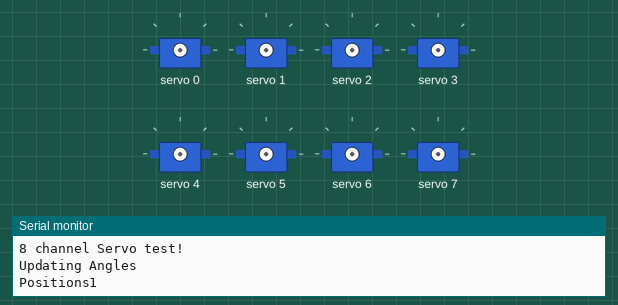
The sketch below on a simulated Arduino Uno, built with avr-gcc and run on an emulated ATmega328P. On the bench: 8 × servo, the last lines printed to the serial monitor.

Above: at 0.05 s.
At 0.35 s:
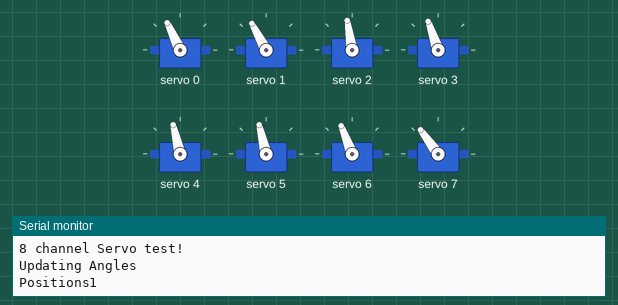
At 0.7 s:
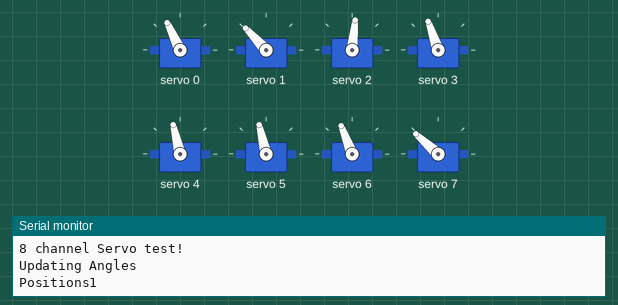
At 1.4 s:
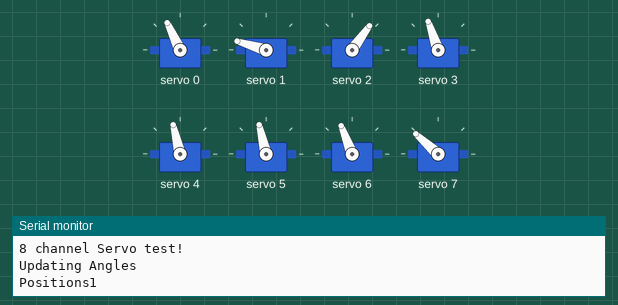
At 2.05 s:
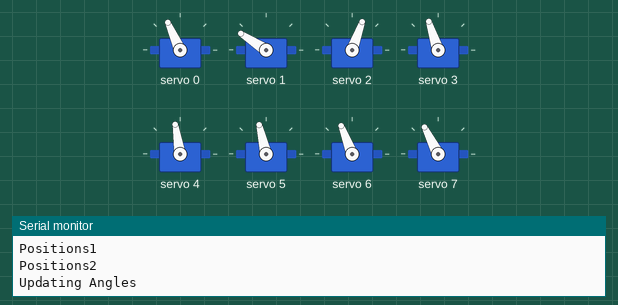
At 2.75 s:
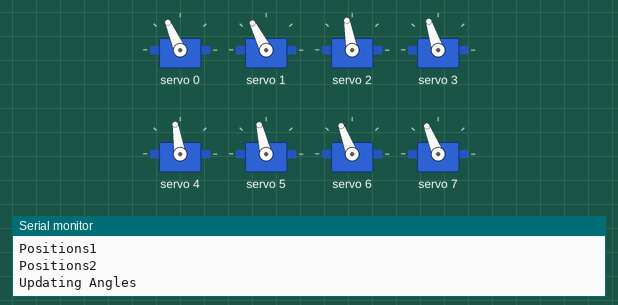
Timing chart, 0 to 7.1 s (numbered marks = the images above):
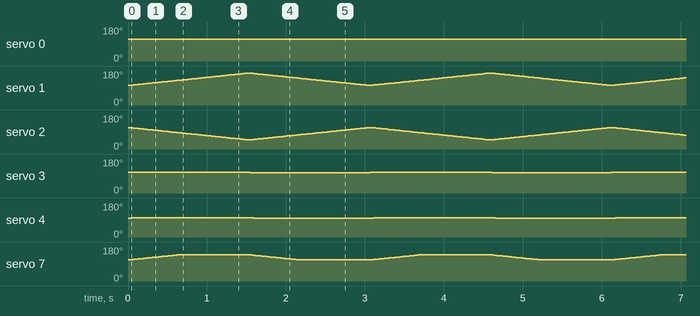

Measured:
- by itself, servo 0: alternates 115° for 1.5 s and 114° for 1.5 s
- by itself, servo 3: alternates 109° for 1.5 s and 108° for 1.5 s
- by itself, servo 4: repeats every 3.1 s: 102° 0.02 s, 103° 1.5 s, 102° 0.02 s, 101° 0.02 s, 100° 0.02 s, 99° 1.5 s, 100° 0.03 s, 101° 0.02 s

The sketch:

Biped_Robot_KimsSimulation.ino
```cpp
#include <Wire.h>
#include <Adafruit_PWMServoDriver.h>


Adafruit_PWMServoDriver pwm = Adafruit_PWMServoDriver();

#define SERVOMIN  110
#define SERVOMAX  550
#define SERVO_FREQ 50


int currentPositions[] = {352,330,352,340,320,330,345,347,330,330,330,330,330,330,330,330};
int movementSpeed = 5;

void setup() {
  Serial.begin(9600);
  Serial.println("8 channel Servo test!");
  pwm.begin();
  pwm.setPWMFreq(SERVO_FREQ);  // Analog servos run at ~50 Hz updates
  delay(5);
}

// You can use this function if you'd like to set the pulse length in seconds
// e.g. setServoPulse(0, 0.001) is a ~1 millisecond pulse width. It's not precise!


void loop() {
 int angles1[] = {352,330,352,340,320,330,345,347,330,330,330,330,330,330,330,330};
 int angles2[] = {355,469,202,341,328,330,345,404,330,330,330,330,330,330,330,330};
 Serial.println("Updating Angles");
  updatePositions(movementSpeed,angles1);
  Serial.println("Positions1");
  updatePositions(movementSpeed,angles2);
  Serial.println("Positions2");

}


void updatePositions(int movementSpeed, int newAngles[])
{

  while(compareAngles(currentPositions,newAngles))
  {

    for(int i=0;i<8;i++)
    {
      if(currentPositions[i]>newAngles[i])
      {
        currentPositions[i]--;
      }
      if(currentPositions[i]<newAngles[i])
      {
        currentPositions[i]++;
      }
    }
    updateAngles(currentPositions);
    delay(movementSpeed);
  }

}

boolean compareAngles(int angles1[],int angles2[]){
  boolean flag = false;
  for(int i = 0;i<sizeof(angles1);i++)
  {
    if(angles1[i]!=angles2[i])
    {
      flag = true;
    }
  }

  return flag;
}

void updateAngles(int angles[])
{
  for(int i = 0 ; i<8 ; i++)
  {
     pwm.setPWM(i, 0, angles[i]);
  }
}

void setServoPulse(uint8_t n, double pulse) {
  double pulselength;

  pulselength = 1000000;   // 1,000,000 us per second
  pulselength /= SERVO_FREQ;   // Analog servos run at ~60 Hz updates
  Serial.print(pulselength); Serial.println(" us per period");
  pulselength /= 4096;  // 12 bits of resolution
  Serial.print(pulselength); Serial.println(" us per bit");
  pulse *= 1000000;  // convert input seconds to us
  pulse /= pulselength;
  Serial.println(pulse);
  pwm.setPWM(n, 0, pulse);
}
```
